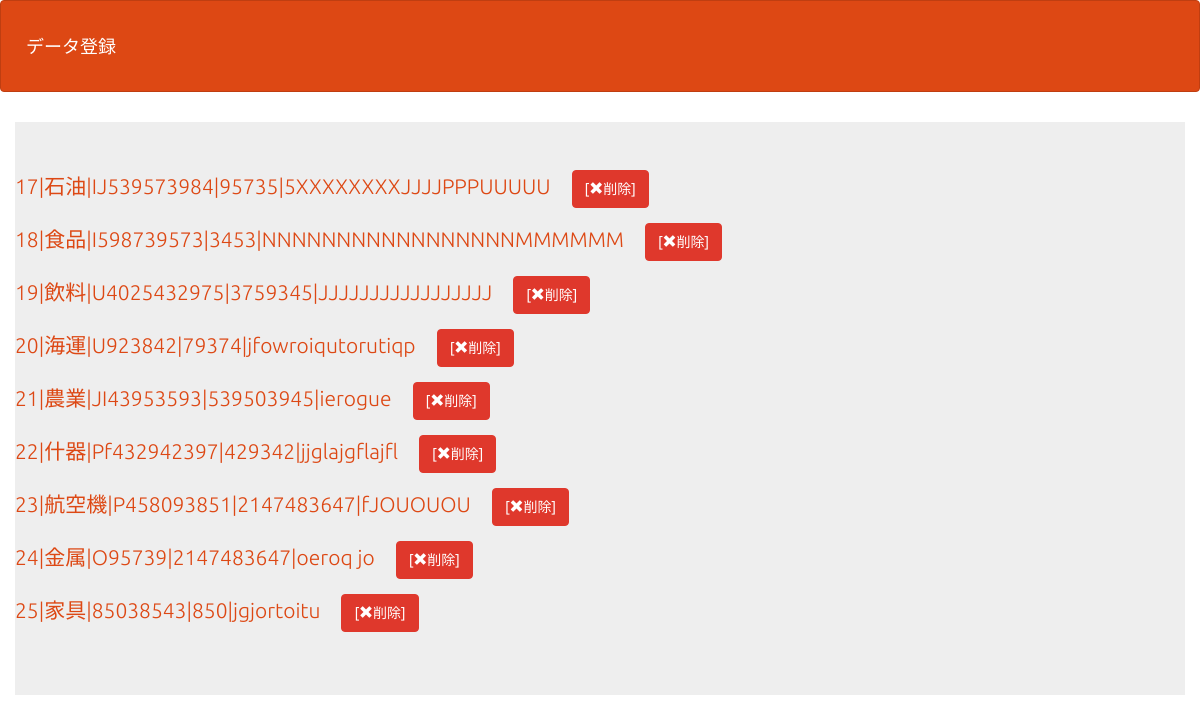
The app's page /select_kanri.php (signed in) with its own data.
### tables this page shows
CREATE TABLE `gs_an_table` (
  `id` int(12) NOT NULL,
  `name` varchar(256) NOT NULL,
  `pjno` varchar(120) NOT NULL,
  `text` text,
  `indate` datetime NOT NULL,
  `amount` int(120) NOT NULL
);

### select_kanri.php (the view, shortened to what this page needs)
<?php
$pdo = db_conn();
$stmt = $pdo->prepare("SELECT * FROM gs_an_table");
$status = $stmt->execute();
$view = "";
if ($status == false) {
    sql_error($stmt);
} else {
    while ($r = $stmt->fetch(PDO::FETCH_ASSOC)) {
        $view .= '<p>';
        $view .= '<a href="detail_kanri.php?id=' . $r["id"] . '">';
        $view .= $r["id"] . "|" . $r["name"] . "|" . $r["pjno"]. "|" . $r["amount"]. "|" . $r["text"];
        $view .= '</a>';
        $view .= "　";
        $view .= '<a class="btn btn-danger" href="delete.php?id=' . $r["id"] . '">';
        $view .= '[<i class="glyphicon glyphicon-remove"></i>削除]';
        $view .= '</a>';
        $view .= '</p>';
    }
}
?>
<!DOCTYPE html>
<html lang="ja">
<head>
    <link rel="stylesheet" href="css/range.css">
    <link href="css/bootstrap.min.css" rel="stylesheet">
</head>
<body id="main">
    <header>
        <nav class="navbar navbar-default">
            <div class="container-fluid">
                <div class="navbar-header">
                    <a class="navbar-brand" href="index_kanri.php">データ登録</a>
                </div>
            </div>
        </nav>
    </header>
    <div>
        <div class="container jumbotron"><?= $view ?></div>
    </div>
</body>
</html>

### select_kanri.php (style rules this page uses)
div { padding: 10px; font-size: 16px; }

### records on screen
gs_an_table: value "17|石油|IJ539573984|95735|5XXXXXXXXJJJJPPPUUUUU"
gs_an_table: value "18|食品|I598739573|3453|NNNNNNNNNNNNNNNNNMMMMMM"
gs_an_table: value "19|飲料|U4025432975|3759345|JJJJJJJJJJJJJJJJJ"
gs_an_table: value "20|海運|U923842|79374|jfowroiqutorutiqp"
gs_an_table: value "21|農業|JI43953593|539503945|ierogue"
gs_an_table: value "22|什器|Pf432942397|429342|jjglajgflajfl"
gs_an_table: value "23|航空機|P458093851|2147483647|fJOUOUOU"
gs_an_table: value "24|金属|O95739|2147483647|oeroq jo"
gs_an_table: value "25|家具|85038543|850|jgjortoitu"
